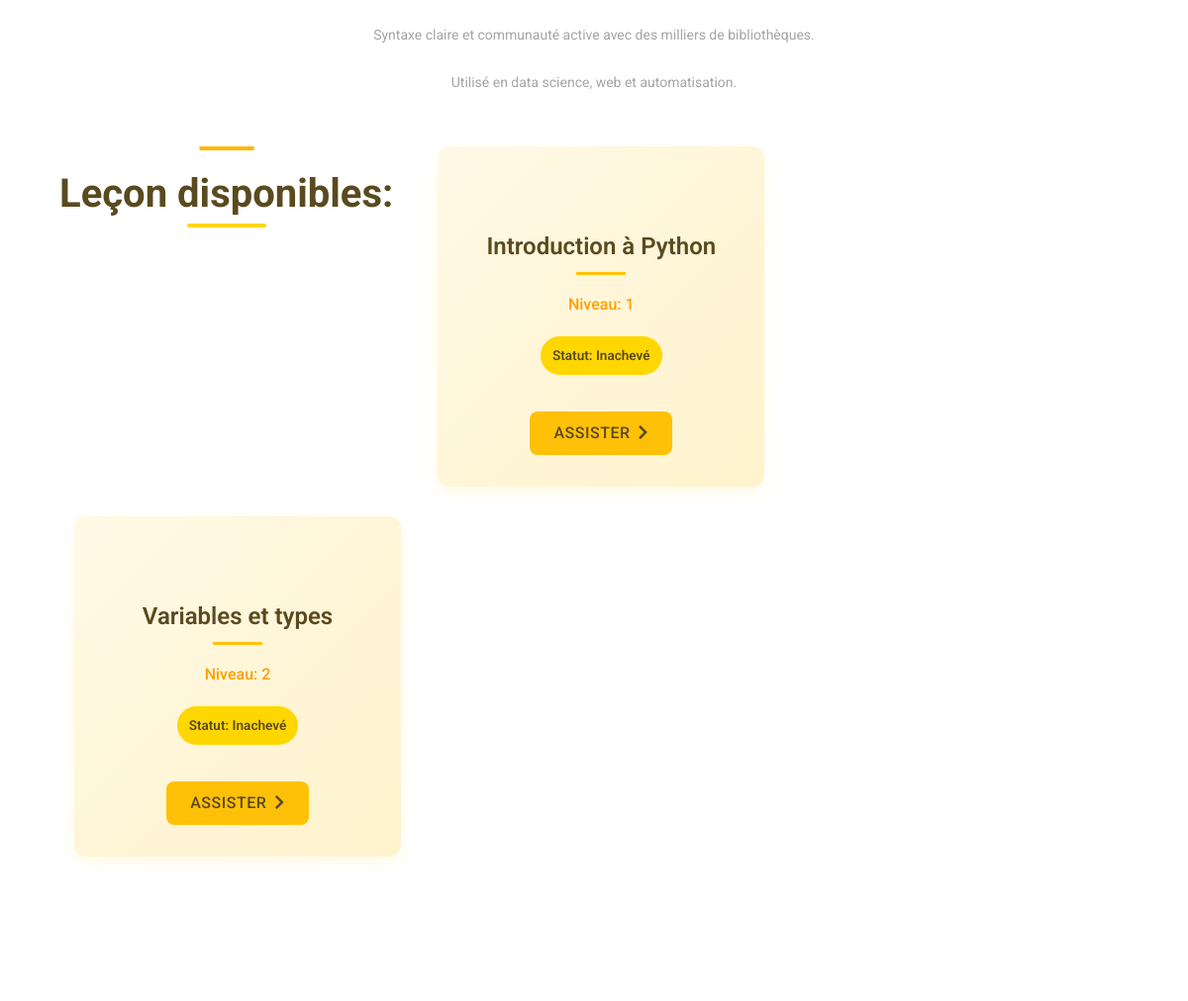
The app's page /cours/3/ (signed in, middle part), older data.
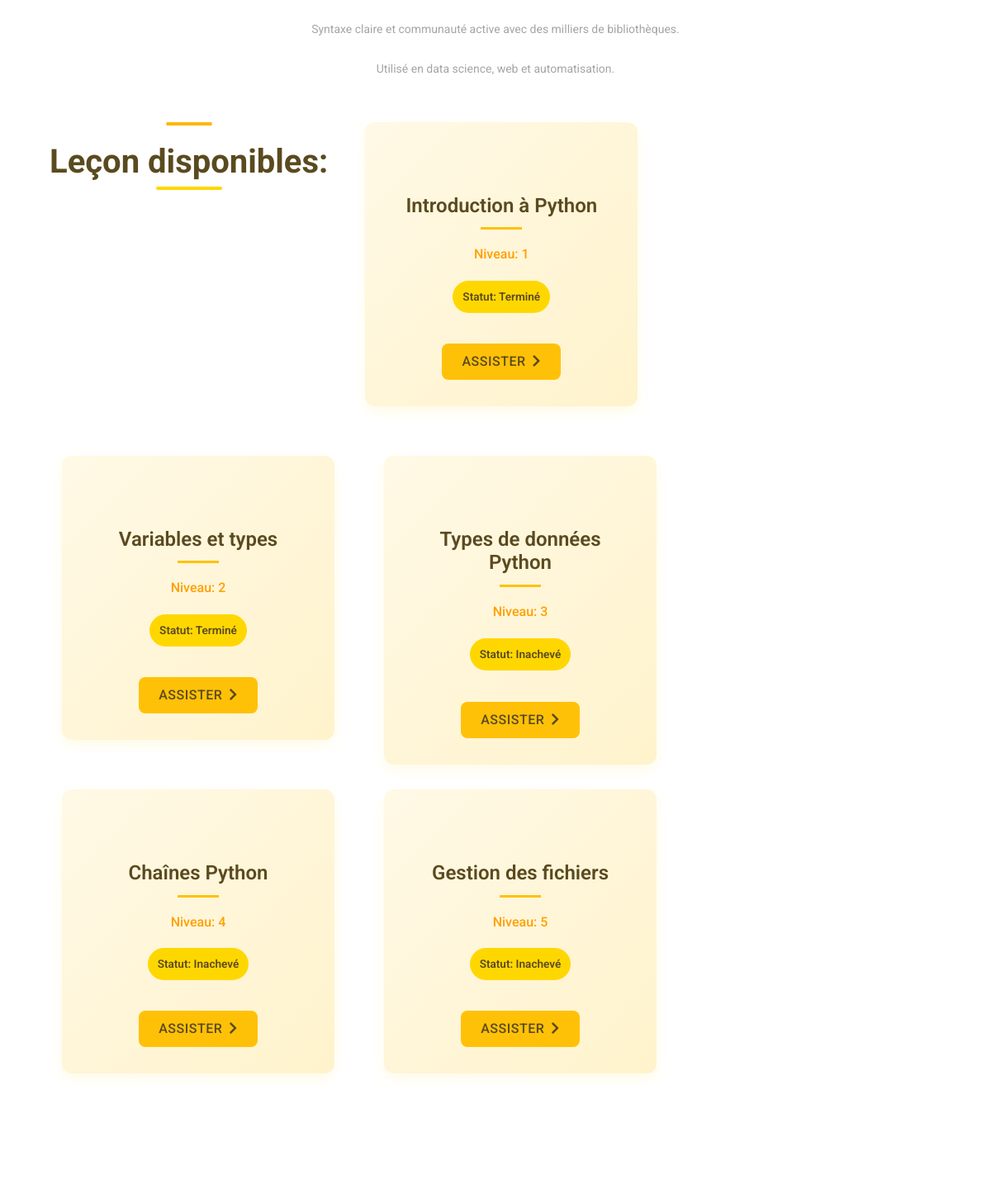
The same page, newer data.
### cours/models.py (models this page shows, shortened)
class Cours(models.Model):
    idCours = models.AutoField(primary_key=True)
    titreCours=models.CharField(max_length=20)
    descriptionCours=models.TextField()
    imageCours=models.CharField(max_length=250)
    nombreNiveau=models.IntegerField(null=True)

### lesson/models.py (models this page shows, shortened)
class Lesson(models.Model):
    idLesson=models.AutoField(primary_key=True)
    cours=models.ForeignKey(Cours,on_delete=models.CASCADE,related_name='lessons')
    titrLesson=models.TextField()
    contenuLesson=models.TextField()
    niveau=models.IntegerField()
    estTermine=models.BooleanField(default=False)

### cours/views.py (the view)
# urls.py: path('<int:cours_id>/', views.details_cours, name='detail'),
def details_cours(request, cours_id):
    cours = get_object_or_404(Cours, pk=cours_id)
    lessons = cours.lessons.all()
    niveau_utilisateur = {}
    for lesson in lessons:
        progres = ProgresUtilisateur.objects.filter(user=request.user, lesson=lesson).first()
        if progres:
            niveau_utilisateur[lesson.idLesson] = progres.niveau
        else:
            niveau_utilisateur[lesson.idLesson] = 0  # Si l'utilisateur n'a pas de progression, niveau par défaut à 0
    return render(request, 'details.html', {'cours': cours, 'lessons': lessons, 'niveau_utilisateur': niveau_utilisateur})

### templates/details.html (shortened to what this page needs)
{% load static %}
<!DOCTYPE html>
<html lang="en">
<head>
    <link rel="stylesheet" type="text/css" href="{% static 'styles/bootstrap4/bootstrap.min.css' %}">
    <link href="{% static 'plugins/fontawesome-free-5.0.1/css/fontawesome-all.css' %}" rel="stylesheet" type="text/css">
    <link rel="stylesheet" type="text/css" href="{% static 'styles/courses_styles.css' %}">
    <link rel="stylesheet" type="text/css" href="{% static 'styles/cours.css' %}">
    <link rel="stylesheet" type="text/css" href="{% static 'styles/lesson.css' %}">
</head>
<body>
<div class="super_container">
    <div class="popular page_section">
        <div class="container">
            <div class="row">
                <div class="col">
                    <div class="text-center">
                        {{cours.descriptionCours|linebreaks}}
                    </div>
                </div>
            </div>
            <div class="row course_boxes">
                <div class="section_title text-center">
                        <h1>Leçon disponibles:</h1>
                    </div>
                {% for lesson in lessons %}
                <div class="col-lg-4 course_box">
                    <div class="card">
                        <div class="card-body text-center">
                            <h3 class="card-title">{{ lesson.titrLesson }}</h3>
                            <div class="card-text">
                                <p>Niveau: {{ lesson.niveau }}</p>
                                <p>Statut: {% if lesson.estTermine %}Terminé{% else %}Inachevé{% endif %}</p>
                            </div>
                            <div class="button_container">
                                <a href="{% url 'lesson:lessondet' lesson.idLesson %}" class="btn btn-primary">
                                    <span>Assister</span>
                                    <span class="button_arrow"><i class="fas fa-chevron-right"></i></span>
                                </a>
                            </div>
                        </div>
                    </div>
                </div>
                {% endfor %}
            </div>
        </div>
    </div>
</div>
</body>
</html>

### static/styles/courses_styles.css (style rules this page uses)
* { margin: 0; padding: 0; -webkit-font-smoothing: antialiased; -webkit-text-shadow: rgba(0,0,0,.01) 0 0 1px; text-shadow: rgba(0,0,0,.01) 0 0 1px; }
body { font-family: 'Roboto', sans-serif; font-size: 14px; font-weight: 400; background: #FFFFFF; color: #a5a5a5; }
div { display: block; position: relative; -webkit-box-sizing: border-box; -moz-box-sizing: border-box; box-sizing: border-box; }
p { font-family: 'Roboto', sans-serif; font-size: 14px; line-height: 2.29; font-weight: 400; color: #a5a5a5; -webkit-font-smoothing: antialiased; -webkit-text-shadow: rgba(0,0,0,.01) 0 0 1px; text-shadow: rgba(0,0,0,.01) 0 0 1px; }
a, a:hover, a:visited, a:active, a:link { text-decoration: none; -webkit-font-smoothing: antialiased; -webkit-text-shadow: rgba(0,0,0,.01) 0 0 1px; text-shadow: rgba(0,0,0,.01) 0 0 1px; }
h1 { font-size: 36px; }
h3 { font-size: 18px; }
h1, h2, h3, h4, h5, h6 { font-family: 'Roboto', sans-serif; -webkit-font-smoothing: antialiased; -webkit-text-shadow: rgba(0,0,0,.01) 0 0 1px; text-shadow: rgba(0,0,0,.01) 0 0 1px; }
.super_container { width: 100%; overflow: hidden; }
.page_section { padding-top: 117px; padding-bottom: 117px; }
.section_title h1 { display: block; color: #1a1a1a; font-weight: 500; padding-top: 24px; }
.section_title h1::before { display: block; position: absolute; top: 0; left: 50%; -webkit-transform: translateX(-50%); -moz-transform: translateX(-50%); -ms-transform: translateX(-50%); -o-transform: translateX(-50%); transform: translateX(-50%); width: 55px; height: 4px; content: ''; background: #ffb606; }
.course_boxes { margin-top: 68px; }
.course_box { margin-bottom: 108px; }
.course_box:nth-last-child(-n+3) { margin-bottom: 0px; }
.card { display: block; background: #f8f9fb; border: none; }
.card-body { padding-top: 0px; padding-bottom: 0px; padding-left: 15px; padding-right: 15px; }
.card-title { margin-top: 55px; }
.card-text { font-size: 14px; font-weight: 500; color: #a5a5a5; margin-top: -12px; }

### static/styles/cours.css (style rules this page uses)
.course_boxes { margin: 20px 0; gap: 20px; }
.course_box { transition: transform 0.3s ease; margin-bottom: 20px; }
.card { border: none; border-radius: 10px; overflow: hidden; box-shadow: 0 4px 8px rgba(0, 0, 0, 0.1); transition: box-shadow 0.3s ease; height: 100%; }
.card-body { padding: 20px; }
.card-title { font-size: 1.2rem; font-weight: 600; margin-bottom: 10px; }

### static/styles/lesson.css (style rules this page uses)
.course_boxes { margin: 2rem 0; gap: 30px; padding: 0 15px; }
.section_title h1 { font-size: 2.5rem; font-weight: 700; margin-bottom: 3rem; color: #5a4a1f; position: relative; display: inline-block; }
.section_title h1::after { content: ''; position: absolute; bottom: -10px; left: 50%; transform: translateX(-50%); width: 80px; height: 4px; background: #FFD700; border-radius: 2px; }
.course_box { transition: transform 0.4s ease, box-shadow 0.4s ease; margin-bottom: 30px; }
.card { border: none; border-radius: 12px; overflow: hidden; box-shadow: 0 6px 15px rgba(255, 215, 0, 0.1); transition: all 0.4s cubic-bezier(0.175, 0.885, 0.32, 1.1); height: 100%; background: linear-gradient(135deg, #FFF9E6 0%, #FFF3CC 100%); }
.card-body { padding: 2rem; display: flex; flex-direction: column; height: 100%; }
.card-title { font-size: 1.5rem; font-weight: 600; margin-bottom: 1.5rem; color: #5a4a1f; position: relative; padding-bottom: 15px; }
.card-title::after { content: ''; position: absolute; bottom: 0; left: 50%; transform: translateX(-50%); width: 50px; height: 3px; background: #FFC107; }
.card-text p { margin-bottom: 0.8rem; font-size: 1rem; color: #665a30; }
.card-text p:first-child { font-weight: 500; color: #FFA000; }
.button_container { margin-top: auto; padding-top: 1.5rem; }
.btn-primary { background-color: #FFC107; border: none; border-radius: 8px; padding: 10px 24px; font-weight: 500; letter-spacing: 0.5px; text-transform: uppercase; display: inline-flex; align-items: center; gap: 8px; transition: all 0.3s ease; position: relative; overflow: hidden; color: #5a4a1f; }
.btn-primary span { position: relative; z-index: 2; }
.btn-primary .button_arrow { transition: transform 0.3s ease; color: #5a4a1f; }
.card-text p:last-child { display: inline-block; padding: 4px 12px; border-radius: 20px; font-size: 0.85rem; font-weight: 600; background-color: #FFD700; color: #5a4a1f; }

Row changes from the older to the newer data that the page shows:
changed Lesson "Introduction à Python": estTermine "Inachevé" → "Terminé"
changed Lesson "Variables et types": estTermine "Inachevé" → "Terminé"
added Lesson: titrLesson "Types de données Python", niveau "3", estTermine "Inachevé"
added Lesson: titrLesson "Chaînes Python", niveau "4", estTermine "Inachevé"
added Lesson: titrLesson "Gestion des fichiers", niveau "5", estTermine "Inachevé"
